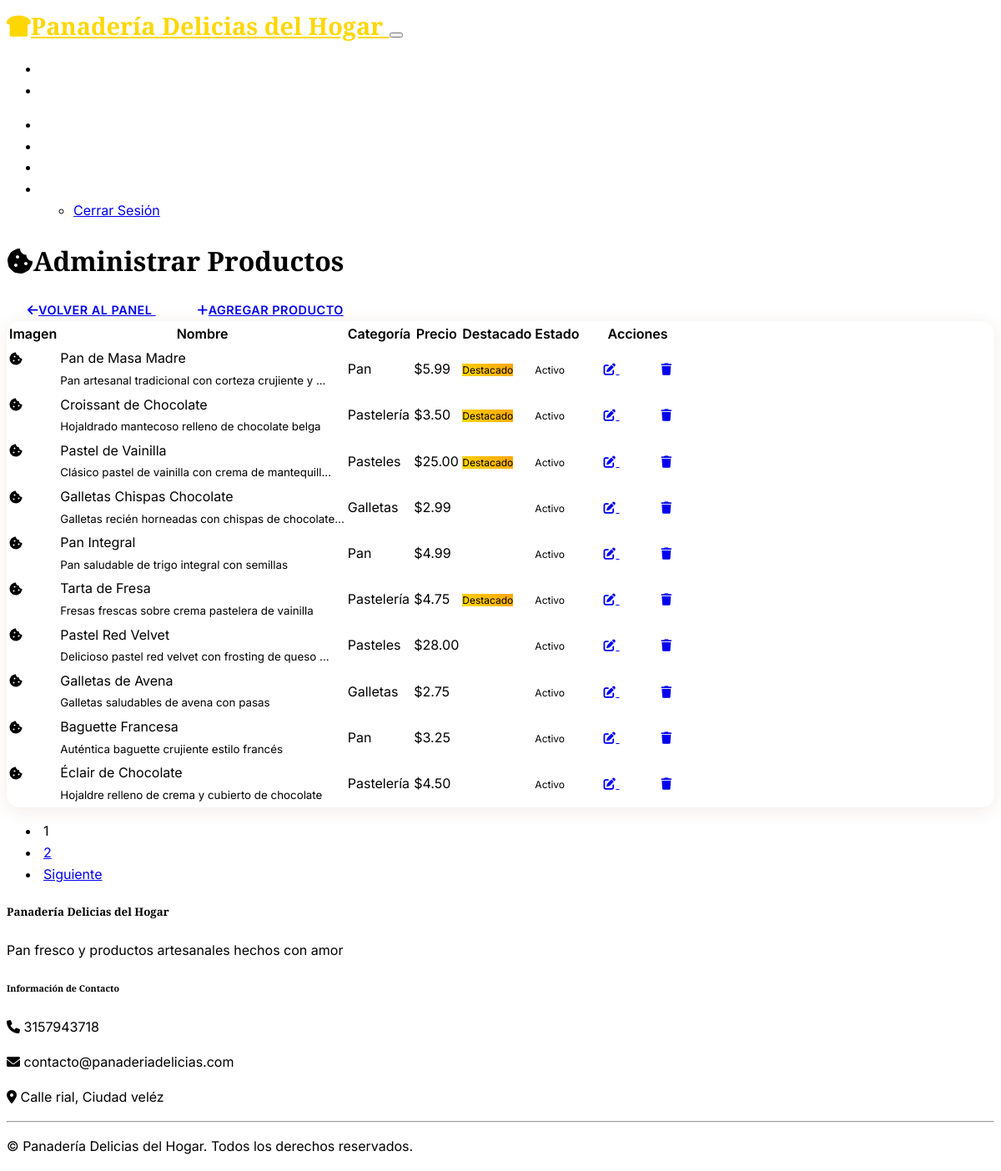
The app's page /admin/products (signed in) with its own data.
### models.py (models this page shows, shortened)
class Product(db.Model):
    id = db.Column(db.Integer, primary_key=True)
    name = db.Column(db.String(100), nullable=False)
    description = db.Column(db.Text)
    price = db.Column(db.Numeric(10, 2), nullable=False)
    image_url = db.Column(db.String(200))
    featured = db.Column(db.Boolean, default=False)
    active = db.Column(db.Boolean, default=True)
    created_at = db.Column(db.DateTime, default=datetime.utcnow)
    category_id = db.Column(db.Integer, db.ForeignKey('category.id'), nullable=False)
    cart_items = db.relationship('CartItem', backref='product', lazy=True)
    order_items = db.relationship('OrderItem', backref='product', lazy=True)

class Category(db.Model):
    id = db.Column(db.Integer, primary_key=True)
    name = db.Column(db.String(80), nullable=False, unique=True)
    description = db.Column(db.Text)
    created_at = db.Column(db.DateTime, default=datetime.utcnow)
    products = db.relationship('Product', backref='category', lazy=True)

### admin/routes.py (the view)
@bp.route('/products')
@login_required
@admin_required
def products():
    page = request.args.get('page', 1, type=int)
    products = Product.query.paginate(page=page, per_page=10, error_out=False)
    return render_template('admin/products.html', products=products)

### admin/routes.py (called while the page is built)
def admin_required(f):
    @wraps(f)
    def decorated_function(*args, **kwargs):
        if not current_user.is_authenticated or not current_user.is_admin:
            flash('Admin access required.', 'danger')
            return redirect(url_for('index'))
        return f(*args, **kwargs)
    return decorated_function

### templates/admin/products.html (shortened to what this page needs)
{% extends "base.html" %}
{% block content %}
<div class="container">
    <div class="row">
        <div class="col-12">
            <div class="d-flex justify-content-between align-items-center mb-4">
                <h1>
                    <i class="fas fa-cookie-bite me-2"></i>Administrar Productos
                </h1>
                <div>
                    <a href="{{ url_for('admin.dashboard') }}" class="btn btn-outline-secondary me-2">
                        <i class="fas fa-arrow-left me-2"></i>Volver al Panel
                    </a>
                    <a href="{{ url_for('admin.add_product') }}" class="btn btn-primary">
                        <i class="fas fa-plus me-2"></i>Agregar Producto
                    </a>
                </div>
            </div>
            {% if products.items %}
            <div class="card">
                <div class="card-body">
                    <div class="table-responsive">
                        <table class="table table-hover">
                            <thead>
                                <tr>
                                    <th>Imagen</th>
                                    <th>Nombre</th>
                                    <th>Categoría</th>
                                    <th>Precio</th>
                                    <th>Destacado</th>
                                    <th>Estado</th>
                                    <th>Acciones</th>
                                </tr>
                            </thead>
                            <tbody>
                                {% for product in products.items %}
                                <tr>
                                    <td>
                                        {% if product.image_url %}
                                        <img src="{{ product.image_url }}" class="rounded" style="width: 50px; height: 50px; object-fit: cover;" alt="{{ product.name }}">
                                        {% else %}
                                        <div class="bg-light rounded d-flex align-items-center justify-content-center" style="width: 50px; height: 50px;">
                                            <i class="fas fa-cookie-bite text-muted"></i>
                                        </div>
                                        {% endif %}
                                    </td>
                                    <td>
                                        <div class="fw-bold">{{ product.name }}</div>
                                        <small class="text-muted">{{ product.description[:50] + '...' if product.description and product.description|length > 50 else product.description or '' }}</small>
                                    </td>
                                    <td>{{ product.category.name }}</td>
                                    <td>${{ "%.2f"|format(product.price) }}</td>
                                    <td>
                                        {% if product.featured %}
                                        <span class="badge bg-warning">Destacado</span>
                                        {% endif %}
                                    </td>
                                    <td>
                                        <span class="badge bg-{{ 'success' if product.active else 'secondary' }}">
                                            {{ 'Activo' if product.active else 'Inactivo' }}
                                        </span>
                                    </td>
                                    <td>
                                        <div class="btn-group btn-group-sm">
                                            <a href="{{ url_for('admin.edit_product', id=product.id) }}" class="btn btn-outline-primary" title="Editar">
                                                <i class="fas fa-edit"></i>
                                            </a>
                                            <a href="{{ url_for('admin.delete_product', id=product.id) }}" class="btn btn-outline-danger" onclick="return confirm('¿Seguro que deseas eliminar este producto?')" title="Eliminar">
                                                <i class="fas fa-trash"></i>
                                            </a>
                                        </div>
                                    </td>
                                </tr>
                                {% endfor %}
                            </tbody>
                        </table>
                    </div>
                </div>
            </div>
            {% if products.pages > 1 %}
            <nav class="mt-4">
                <ul class="pagination justify-content-center">
                    {% for page_num in products.iter_pages() %}
                        {% if page_num %}
                            {% if page_num != products.page %}
                            <li class="page-item">
                                <a class="page-link" href="{{ url_for('admin.products', page=page_num) }}">{{ page_num }}</a>
                            </li>
                            {% else %}
                            <li class="page-item active">
                                <span class="page-link">{{ page_num }}</span>
                            </li>
                            {% endif %}
                        {% else %}
                        <li class="page-item disabled">
                            <span class="page-link">...</span>
                        </li>
                        {% endif %}
                    {% endfor %}
                    {% if products.has_next %}
                    <li class="page-item">
                        <a class="page-link" href="{{ url_for('admin.products', page=products.next_num) }}">Siguiente</a>
                    </li>
                    {% endif %}
                </ul>
            </nav>
            {% endif %}
            {% endif %}
        </div>
    </div>
</div>
{% endblock %}

### static/css/custom.css (style rules this page uses)
body { background-color: var(--bs-body-bg); font-family: 'Inter', sans-serif; line-height: 1.6; }
h1, h2, h3, h4, h5, h6, .display-1, .display-2, .display-3, .display-4, .display-5, .display-6 { font-family: 'Playfair Display', serif; }
.card { border: none; box-shadow: 0 4px 20px rgba(139, 69, 19, 0.1); transition: all 0.3s ease; border-radius: 15px; overflow: hidden; }
.btn { border-radius: 25px; font-weight: 600; padding: 10px 25px; transition: all 0.3s ease; text-transform: uppercase; letter-spacing: 0.5px; font-size: 0.9rem; }
.badge { font-size: 0.75em; }
.table { border-radius: 0.5rem; overflow: hidden; }
.table th { background-color: var(--bs-light); border-bottom: 2px solid var(--bs-border-color); font-weight: 600; }
.pagination .page-link { border-radius: 0.375rem; margin: 0 0.25rem; border: 1px solid var(--bs-border-color); }
.pagination .page-item.active .page-link { background-color: var(--bs-primary); border-color: var(--bs-primary); }
[data-bs-theme="dark"] .bg-light { background-color: var(--bs-gray-800) !important; }
[data-bs-theme="dark"] .text-muted { color: var(--bs-gray-400) !important; }
.bg-warning { background: linear-gradient(45deg, #FFD700, #FFA500) !important; }

### records on screen
Product: name "Pan de Masa Madre", description "Pan artesanal tradicional con corteza crujiente y ...", category.name "Pan", price "5.99", featured "Destacado", active "Activo"
Product: name "Croissant de Chocolate", description "Hojaldrado mantecoso relleno de chocolate belga", category.name "Pastelería", price "3.50", featured "Destacado", active "Activo"
Product: name "Pastel de Vainilla", description "Clásico pastel de vainilla con crema de mantequill...", category.name "Pasteles", price "25.00", featured "Destacado", active "Activo"
Product: name "Galletas Chispas Chocolate", description "Galletas recién horneadas con chispas de chocolate...", category.name "Galletas", price "2.99", active "Activo"
Product: name "Pan Integral", description "Pan saludable de trigo integral con semillas", category.name "Pan", price "4.99", active "Activo"
Product: name "Tarta de Fresa", description "Fresas frescas sobre crema pastelera de vainilla", category.name "Pastelería", price "4.75", featured "Destacado", active "Activo"
Product: name "Pastel Red Velvet", description "Delicioso pastel red velvet con frosting de queso ...", category.name "Pasteles", price "28.00", active "Activo"
Product: name "Galletas de Avena", description "Galletas saludables de avena con pasas", category.name "Galletas", price "2.75", active "Activo"
Product: name "Baguette Francesa", description "Auténtica baguette crujiente estilo francés", category.name "Pan", price "3.25", active "Activo"
Product: name "Éclair de Chocolate", description "Hojaldre relleno de crema y cubierto de chocolate", category.name "Pastelería", price "4.50", active "Activo"

### other values on screen
{{ page_num }} "1"
{{ page_num }} "2"
